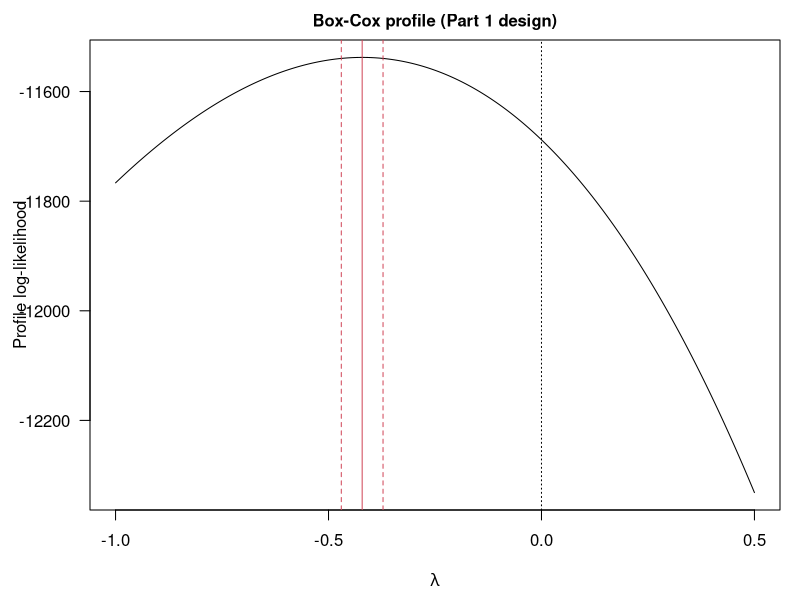
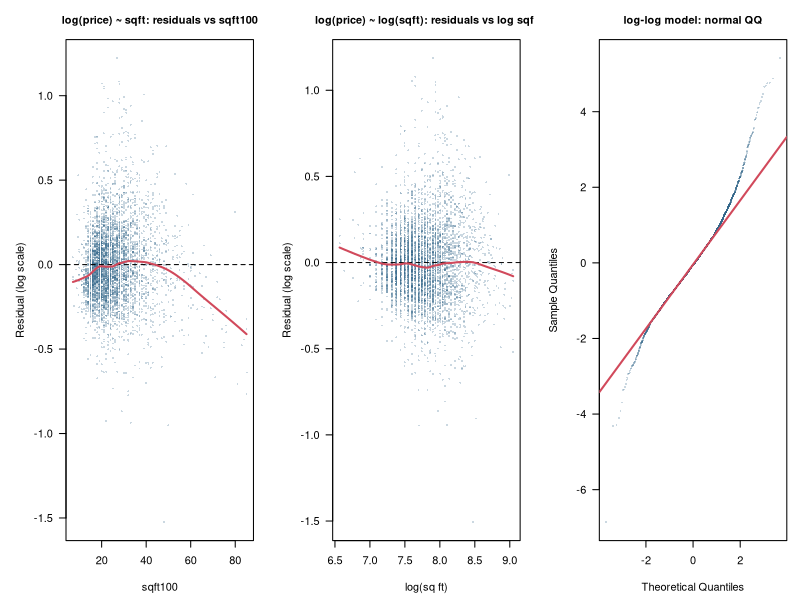
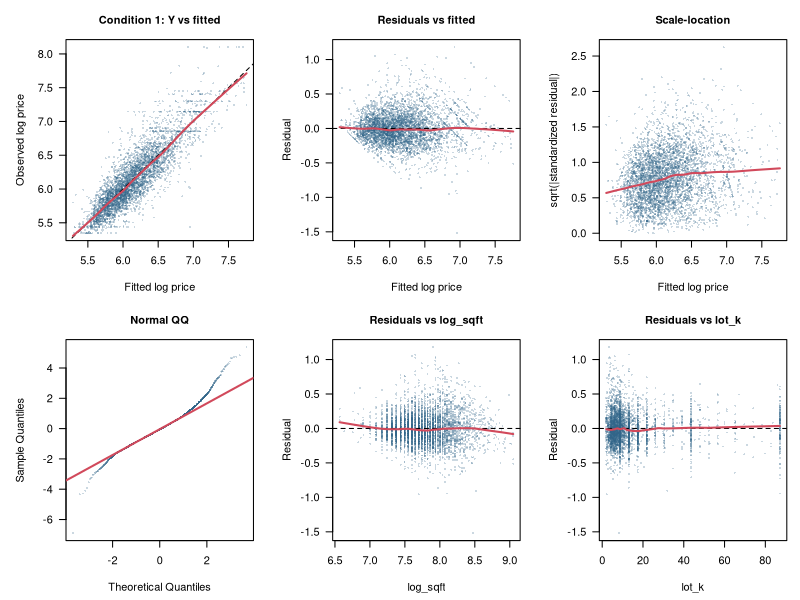
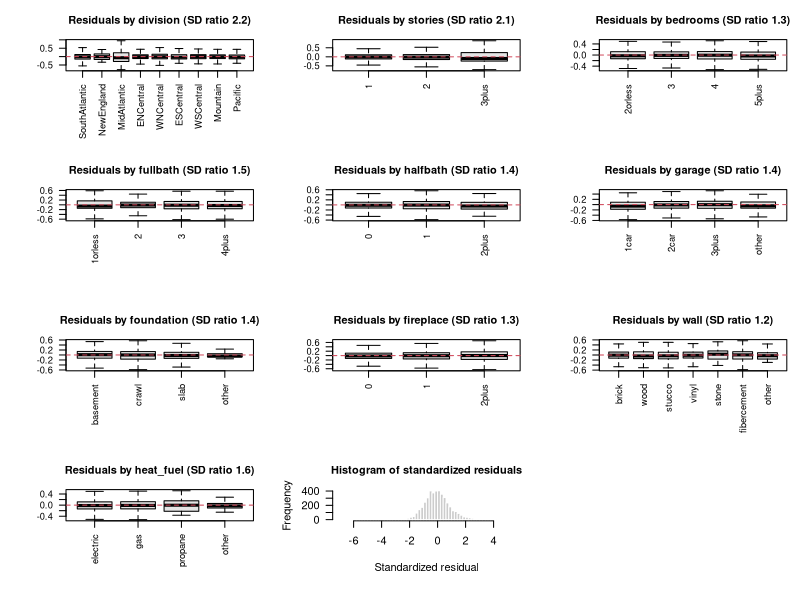
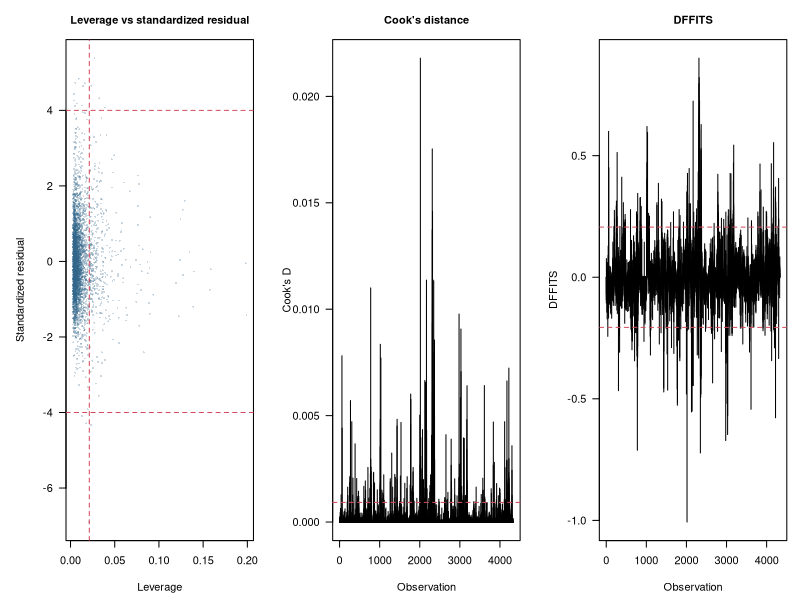
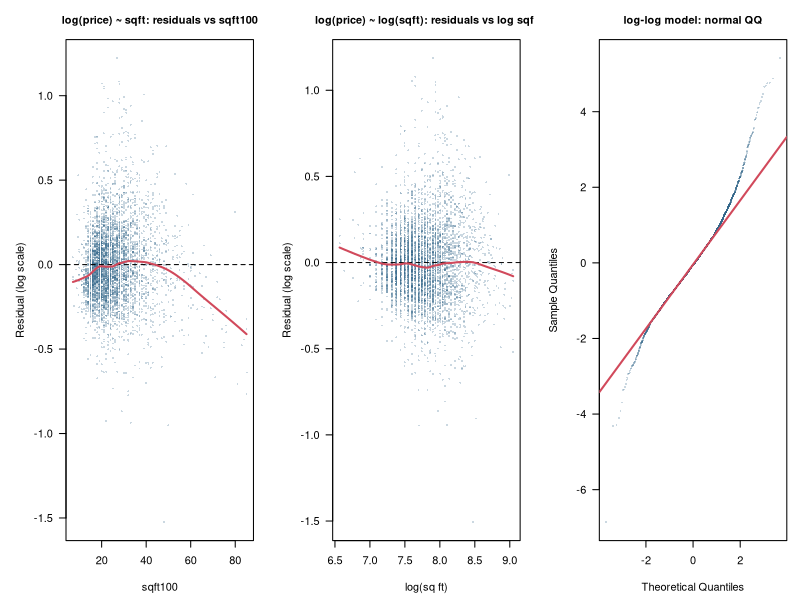
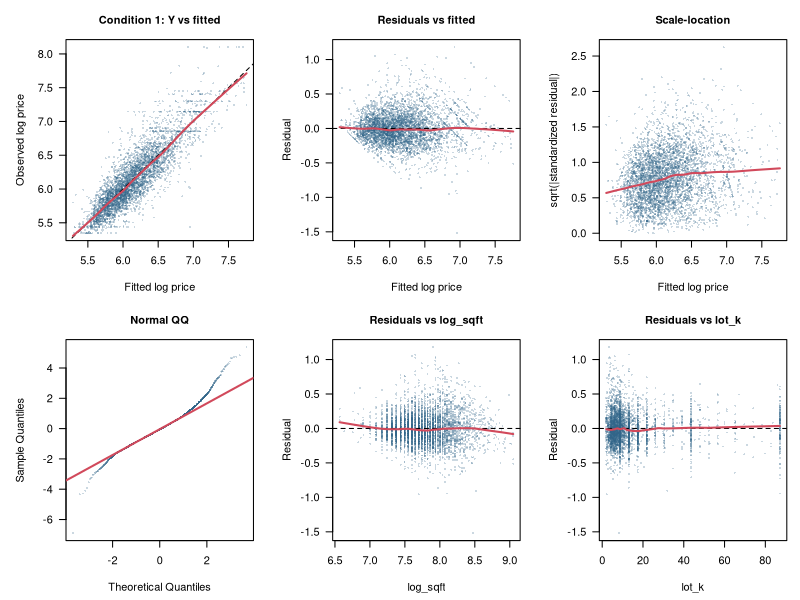
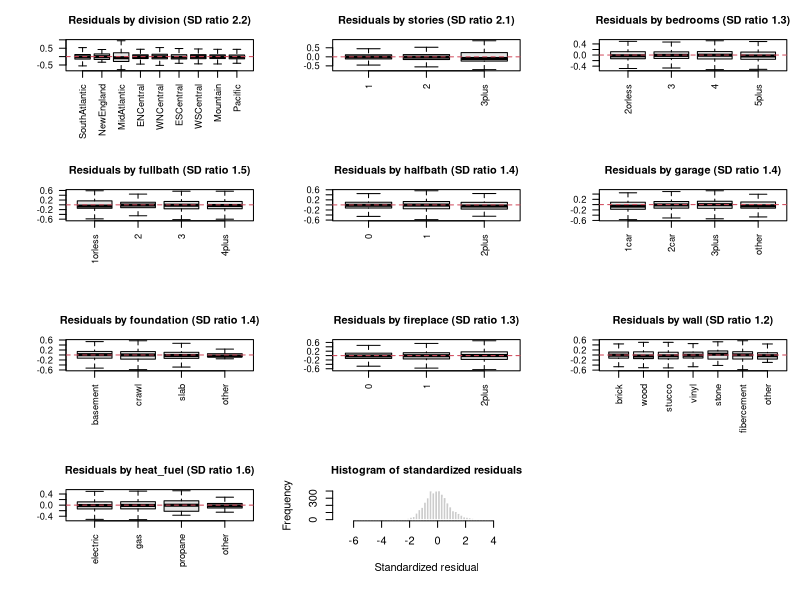

Reproduce these figures in R, in order.
## ---- chunk 1
knitr::opts_chunk$set(echo = TRUE, message = FALSE, warning = FALSE,
                      fig.align = "center", comment = "#>")
options(width = 110)
## ---- chunk 2
library(MASS)       # boxcox()
library(car)        # vif()
library(sandwich)   # vcovHC(), vcovCL()
library(lmtest)     # coeftest()
set.seed(302)
dir.create("figures", showWarnings = FALSE)
## ---- chunk 3
division_levels <- c("SouthAtlantic", "NewEngland", "MidAtlantic", "ENCentral", "WNCentral",
                     "ESCentral", "WSCentral", "Mountain", "Pacific")
factor_levels <- list(
  division = division_levels, stories = c("1", "2", "3plus"),
  bedrooms = c("2orless", "3", "4", "5plus"), fullbath = c("1orless", "2", "3", "4plus"),
  halfbath = c("0", "1", "2plus"), garage = c("1car", "2car", "3plus", "other"),
  foundation = c("basement", "crawl", "slab", "other"), fireplace = c("0", "1", "2plus"),
  hoa = c("no", "yes"), age_restricted = c("no", "yes"),
  wall = c("brick", "wood", "stucco", "vinyl", "stone", "fibercement", "other"),
  heat_fuel = c("electric", "gas", "propane", "other"), sewer = c("public", "septic"),
  stage = c("completed", "under_constr", "not_started"))
prep <- function(d) {
  for (v in names(factor_levels)) {
    if (v %in% names(d)) d[[v]] <- factor(d[[v]], levels = factor_levels[[v]])
  }
  d$log_price <- log(d$price_k)
  d$log_sqft <- log(d$sqft100 * 100)
  d
}

soc_all <- read.csv("data/cleaned/soc_clean.csv", stringsAsFactors = FALSE)
train <- prep(soc_all[soc_all$split == "train", ])
rm(soc_all)                       # test rows are discarded here and never used below
n <- nrow(train)
n
## ---- chunk 4
skew <- function(x) { z <- x - mean(x); mean(z^3) / mean(z^2)^1.5 }
exkurt <- function(x) { z <- x - mean(x); mean(z^4) / mean(z^2)^2 - 3 }
bp_koenker <- function(m, e = resid(m), X = model.matrix(m)) {   # Koenker (studentized) BP
  e2 <- e^2; aux <- lm.fit(X, e2)
  r2 <- 1 - sum(aux$residuals^2) / sum((e2 - mean(e2))^2)
  LM <- length(e2) * r2; df <- ncol(X) - 1
  c(LM = LM, df = df, p = pchisq(LM, df, lower.tail = FALSE))
}
r2 <- function(m) summary(m)$r.squared
adjr2 <- function(m) summary(m)$adj.r.squared
# nested F test (classical) and HC3 Wald F test for the terms that differ between two models
pf_test <- function(full, red) {
  a <- anova(red, full)
  c(F = a$F[2], df = a$Df[2], p = a[2, "Pr(>F)"], dR2 = r2(full) - r2(red))
}
# HC3 covariance. Identical to vcovHC(m, type = "HC3") except that an observation with leverage 1
# (its residual is exactly 0 and e/(1-h) is 0/0) contributes 0 to the "meat" instead of NaN.
# This only matters in the division x fullbath confounding check, where one division-by-bathroom
# cell contains a single house.
vcov_hc3 <- function(m) {
  vcovHC(m, omega = function(residuals, diaghat, df)
    ifelse(diaghat > 1 - 1e-10, 0, residuals^2 / (1 - diaghat)^2))
}
fp <- function(p) formatC(p, format = "e", digits = 2)       # p-values for tables
# HC3 Wald F test that the coefficients in `full` but not in `red` are all zero. Written out by hand
# (same as lmtest::waldtest(full, red, vcov = vcovHC(full, "HC3"), test = "F")) because waldtest()
# refuses models with aliased (NA) coefficients, which occur in one confounding check below.
hc3_test <- function(full, red) {
  b <- coef(full); b <- b[!is.na(b)]
  V <- vcov_hc3(full)[names(b), names(b)]
  tt <- setdiff(names(b), names(coef(red))[!is.na(coef(red))])
  q <- length(tt)
  Fs <- drop(t(b[tt]) %*% solve(V[tt, tt]) %*% b[tt]) / q
  c(F = Fs, df = q, p = pf(Fs, q, df.residual(full), lower.tail = FALSE))
}
# slope of the focal variable in each division: beta_X + beta_{X:division_g}
div_slopes <- function(m, x, V = vcov(m), df = df.residual(m)) {
  b <- coef(m)
  t(sapply(division_levels, function(g) {
    L <- setNames(numeric(length(b)), names(b)); L[x] <- 1
    if (g != "SouthAtlantic") L[paste0(x, ":division", g)] <- 1
    est <- sum(L * b); se <- sqrt(drop(t(L) %*% V %*% L)); tq <- qt(0.975, df)
    c(est = est, se = se, lower = est - tq * se, upper = est + tq * se,
      p = 2 * pt(-abs(est / se), df))
  }))
}
icc_oneway <- function(r, g) {                   # one-way ANOVA ICC estimator
  g <- factor(g); k <- nlevels(g); N <- length(r); ni <- as.numeric(table(g))
  gm <- tapply(r, g, mean)
  msb <- sum(ni * (gm - mean(r))^2) / (k - 1)
  msw <- sum((r - gm[as.character(g)])^2) / (N - k)
  n0 <- (N - sum(ni^2) / N) / (k - 1)
  (msb - msw) / (msb + (n0 - 1) * msw)
}
fig_out <- function(name, width, height, draw) {
  png(file.path("figures", name), width = width, height = height, units = "in", res = 200)
  draw(); invisible(dev.off()); draw()
}
pt_col <- adjustcolor("#33658a", alpha.f = 0.25); ln_col <- "#d1495b"
## ---- chunk 5
ctrl_all <- "lot_k + stories + bedrooms + fullbath + halfbath + garage + foundation + fireplace + hoa + age_restricted + wall + heat_fuel + sewer + stage + sale_month"
f1 <- as.formula(paste("price_k ~ sqft100 * division +", ctrl_all))
m1 <- lm(f1, data = train)
m1_noint <- update(m1, . ~ . - sqft100:division)
m1_noX <- update(m1, . ~ . - sqft100:division - sqft100)
p1_int_F <- pf_test(m1, m1_noint)
p1_int_hc3 <- hc3_test(m1, m1_noint)
rbind(partial_F = p1_int_F[c("F", "df", "p")], HC3_Wald = p1_int_hc3)
slopes_p1 <- div_slopes(m1, "sqft100")
slopes_p1_hc3 <- div_slopes(m1, "sqft100", V = vcov_hc3(m1))
knitr::kable(data.frame(round(slopes_p1[, 1:4], 2), se_HC3 = round(slopes_p1_hc3[, "se"], 2),
                        p_HC3 = fp(slopes_p1_hc3[, "p"])),
             caption = "Part 1 模型各 division 的面积斜率（千美元 / 100 sqft）")
## ---- chunk 6
# y = TRUE stores the response so that boxcox() does not need to re-fit the model
bc <- boxcox(lm(f1, data = train, y = TRUE), lambda = seq(-1, 0.5, by = 0.001), plotit = FALSE)
lambda_hat <- bc$x[which.max(bc$y)]
lambda_ci <- range(bc$x[bc$y > max(bc$y) - qchisq(0.95, 1) / 2])
# exact maximiser of the same profile log-likelihood
X1 <- model.matrix(m1); y1 <- train$price_k; qr1 <- qr(X1)
bc_ll <- function(l) {
  yt <- if (abs(l) < 1e-12) log(y1) else (y1^l - 1) / l
  -n / 2 * log(sum(qr.resid(qr1, yt)^2)) + (l - 1) * sum(log(y1))
}
lambda_exact <- optimize(bc_ll, c(-1, 0.5), maximum = TRUE, tol = 1e-10)$maximum
c(lambda_grid = lambda_hat, ci_low = lambda_ci[1], ci_high = lambda_ci[2], lambda_exact = lambda_exact)
par(mar = c(4.5, 4.5, 2, 1), las = 1)
plot(bc$x, bc$y, type = "l", xlab = expression(lambda), ylab = "Profile log-likelihood",
     main = "Box-Cox profile (Part 1 design)", cex.main = 1)
abline(v = c(lambda_hat, lambda_ci), lty = c(1, 2, 2), col = ln_col)
abline(v = 0, lty = 3)
## ---- chunk 7
train$bc_m05 <- -2 * (train$price_k^-0.5 - 1)      # Box-Cox lambda = -0.5, increasing in price
f_loglin <- as.formula(paste("log_price ~ sqft100 * division +", ctrl_all))
f_loglog <- as.formula(paste("log_price ~ log_sqft * division +", ctrl_all))
f_bc05   <- as.formula(paste("bc_m05 ~ sqft100 * division +", ctrl_all))
m_loglin <- lm(f_loglin, data = train)
m_loglog <- lm(f_loglog, data = train)
m_bc05   <- lm(f_bc05, data = train)
cmp_row <- function(m) {
  e <- resid(m); bp <- bp_koenker(m)
  c(R2 = r2(m), adjR2 = adjr2(m), BIC = BIC(m), resid_skew = skew(e), resid_exkurt = exkurt(e),
    BP_LM = unname(bp["LM"]), BP_p = unname(bp["p"]),
    int_HC3_p = unname(hc3_test(m, update(m, as.formula(paste(". ~ . -",
                 grep(":division$|:division", attr(terms(m), "term.labels"), value = TRUE)))))["p"]))
}
trans_tab <- rbind(`Part 1: price ~ sqft` = cmp_row(m1), `log(price) ~ sqft` = cmp_row(m_loglin),
                   `log(price) ~ log(sqft)` = cmp_row(m_loglog),
                   `BoxCox(-0.5) ~ sqft` = cmp_row(m_bc05))
trans_show <- data.frame(round(trans_tab[, 1:6], 4), BP_p = fp(trans_tab[, "BP_p"]),
                         int_HC3_p = fp(trans_tab[, "int_HC3_p"]), check.names = FALSE)
knitr::kable(trans_show,
             caption = "变换方案比较（BIC 为 R 的 BIC()，只在同一响应变量之间可比）")

# curvature in floor area on the log scale: add a squared term to the log-linear model
m_loglin_sq <- update(m_loglin, . ~ . + I(sqft100^2))
sq_test <- pf_test(m_loglin_sq, m_loglin)
c(sq_test, coef_sq = unname(coef(m_loglin_sq)["I(sqft100^2)"]))
## ---- chunk 8
draw_trans <- function() {
  par(mfrow = c(1, 3), mar = c(4.5, 5, 3, 1), las = 1)
  plot(train$sqft100, resid(m_loglin), pch = 16, cex = 0.4, col = pt_col,
       xlab = "sqft100", ylab = "Residual (log scale)", main = "log(price) ~ sqft: residuals vs sqft100",
       cex.main = 1)
  abline(h = 0, lty = 2); lines(lowess(train$sqft100, resid(m_loglin), f = 0.3), col = ln_col, lwd = 2)
  plot(train$log_sqft, resid(m_loglog), pch = 16, cex = 0.4, col = pt_col,
       xlab = "log(sq ft)", ylab = "Residual (log scale)", main = "log(price) ~ log(sqft): residuals vs log sqft",
       cex.main = 1)
  abline(h = 0, lty = 2); lines(lowess(train$log_sqft, resid(m_loglog), f = 0.3), col = ln_col, lwd = 2)
  qqnorm(rstandard(m_loglog), pch = 16, cex = 0.4, col = pt_col, main = "log-log model: normal QQ",
         cex.main = 1)
  qqline(rstandard(m_loglog), col = ln_col, lwd = 2)
}
fig_out("part2_transform_check.png", 12, 4, draw_trans)
## ---- chunk 9
vif_tab <- function(m) {
  v <- suppressMessages(vif(m, type = "terms"))
  v <- if (is.matrix(v)) v else cbind(GVIF = v, Df = 1, `GVIF^(1/(2*Df))` = sqrt(v))
  v[order(-v[, 3]), , drop = FALSE]
}
m1_main <- update(m1, . ~ . - sqft100:division)
m_loglog_main <- update(m_loglog, . ~ . - log_sqft:division)
train$log_sqft_c <- train$log_sqft - mean(train$log_sqft)
m_loglog_c <- lm(as.formula(paste("log_price ~ log_sqft_c * division +", ctrl_all)), data = train)
knitr::kable(head(vif_tab(m1_main), 5), digits = 3, caption = "Part 1 模型（只含主效应）")
knitr::kable(head(vif_tab(m1), 4), digits = 3, caption = "Part 1 模型（含交互）")
knitr::kable(head(vif_tab(m_loglog_main), 4), digits = 3, caption = "log–log 模型（只含主效应）")
knitr::kable(head(vif_tab(m_loglog), 4), digits = 3, caption = "log–log 模型（含交互，未中心化）")
knitr::kable(head(vif_tab(m_loglog_c), 4), digits = 3, caption = "log–log 模型（含交互，log 面积中心化）")
## ---- chunk 10
d1 <- drop1(m_loglog, scope = ~ stories + bedrooms + fullbath + halfbath + garage + foundation +
              fireplace + hoa + age_restricted + wall + heat_fuel + sewer + stage + sale_month + lot_k,
            test = "F")
d1[order(-d1[, "Pr(>F)"]), ]
# the research-question terms: interaction, and X + interaction
rbind(interaction = pf_test(m_loglog, update(m_loglog, . ~ . - log_sqft:division)),
      area_and_interaction = pf_test(m_loglog, update(m_loglog, . ~ . - log_sqft:division - log_sqft)))
## ---- chunk 11
lower_f <- ~ log_sqft * division + lot_k
sel_aic <- step(m_loglog, scope = list(lower = lower_f, upper = formula(m_loglog)),
                direction = "backward", k = 2, trace = 0)
sel_bic <- step(m_loglog, scope = list(lower = lower_f, upper = formula(m_loglog)),
                direction = "backward", k = log(n), trace = 0)
sel_aic$anova
sel_bic$anova

# replay each path: partial F of the dropped term, R^2 and adj R^2 after each step
replay <- function(start, path, k) {
  drops <- sub("^- ", "", as.character(path$Step[-1]))
  cur <- start
  out <- data.frame(step = 0, dropped = "(full log-log model)", criterion = extractAIC(cur, k = k)[2],
                    BIC_R = BIC(cur), df = NA, F = NA, p = NA, R2 = r2(cur), adjR2 = adjr2(cur))
  for (i in seq_along(drops)) {
    new <- update(cur, as.formula(paste(". ~ . -", drops[i])))
    a <- anova(new, cur)
    out <- rbind(out, data.frame(step = i, dropped = drops[i], criterion = extractAIC(new, k = k)[2],
                                 BIC_R = BIC(new), df = a$Df[2], F = a$F[2], p = a[2, "Pr(>F)"],
                                 R2 = r2(new), adjR2 = adjr2(new)))
    cur <- new
  }
  out
}
hist_bic <- replay(m_loglog, sel_bic$anova, log(n))
hist_aic <- replay(m_loglog, sel_aic$anova, 2)
knitr::kable(hist_bic, digits = c(0, 0, 3, 3, 0, 3, 5, 5, 5),
             caption = "BIC 后向选择每一步（criterion = extractAIC(k = log n)，即 step() 实际最小化的量）")
knitr::kable(hist_aic, digits = c(0, 0, 3, 3, 0, 3, 5, 5, 5), caption = "AIC 后向选择每一步")

# joint partial F: are the BIC-dropped terms jointly needed?
anova(sel_bic, m_loglog)
## ---- chunk 12
ctrl_fin <- "lot_k + stories + bedrooms + fullbath + halfbath + garage + foundation + fireplace + wall + heat_fuel"
f_final <- as.formula(paste("log_price ~ log_sqft * division +", ctrl_fin))
m2 <- lm(f_final, data = train)
stopifnot(setequal(attr(terms(m2), "term.labels"), attr(terms(sel_bic), "term.labels")))
m2_noint <- update(m2, . ~ . - log_sqft:division)
m2_noX <- update(m2, . ~ . - log_sqft:division - log_sqft)
s2 <- summary(m2)
c(coefficients = length(coef(m2)), R2 = s2$r.squared, adjR2 = s2$adj.r.squared, sigma = s2$sigma,
  F = unname(s2$fstatistic[1]))
p2_int_F <- pf_test(m2, m2_noint); p2_int_hc3 <- hc3_test(m2, m2_noint); p2_X <- pf_test(m2, m2_noX)
rbind(partial_F = p2_int_F[c("F", "df", "p")], HC3_Wald = p2_int_hc3)
c(dR2_interaction = unname(p2_int_F["dR2"]), dR2_area_and_interaction = unname(p2_X["dR2"]))

el <- div_slopes(m2, "log_sqft")
el_hc3 <- div_slopes(m2, "log_sqft", V = vcov_hc3(m2))
el_tab <- data.frame(n = as.vector(table(train$division)[division_levels]), elasticity = el[, "est"],
                     lower95 = el[, "lower"], upper95 = el[, "upper"], se_HC3 = el_hc3[, "se"],
                     p_HC3 = fp(el_hc3[, "p"]), pct_price_per_10pct_area = 100 * (1.1^el[, "est"] - 1))
knitr::kable(el_tab, digits = c(0, 3, 3, 3, 3, 0, 2), caption = "最终模型：各 division 的面积弹性")

ci2 <- confint(m2)
final_coef <- data.frame(term = names(coef(m2)), estimate = coef(m2), se = s2$coefficients[, 2],
                         lower95 = ci2[, 1], upper95 = ci2[, 2],
                         se_HC3 = sqrt(diag(vcov_hc3(m2))), row.names = NULL)
knitr::kable(final_coef, digits = 4, caption = "最终模型全部 46 个系数")
## ---- chunk 13
m2_c <- lm(as.formula(paste("log_price ~ log_sqft_c * division +", ctrl_fin)), data = train)
knitr::kable(head(vif_tab(m2_noint), 4), digits = 3, caption = "最终模型（只含主效应）")
knitr::kable(head(vif_tab(m2), 4), digits = 3, caption = "最终模型（含交互，未中心化）")
knitr::kable(head(vif_tab(m2_c), 4), digits = 3, caption = "最终模型（含交互，log 面积中心化）")
c(max_abs_diff_fitted_centred_vs_not = max(abs(fitted(m2_c) - fitted(m2))))
## ---- chunk 14
e2 <- resid(m2); yhat2 <- fitted(m2); r2s <- rstandard(m2)
draw_final <- function() {
  par(mfrow = c(2, 3), mar = c(4.5, 5, 3, 1), las = 1)
  plot(yhat2, train$log_price, pch = 16, cex = 0.4, col = pt_col, xlab = "Fitted log price",
       ylab = "Observed log price", main = "Condition 1: Y vs fitted", cex.main = 1)
  abline(0, 1, lty = 2); lines(lowess(yhat2, train$log_price, f = 0.3), col = ln_col, lwd = 2)
  plot(yhat2, e2, pch = 16, cex = 0.4, col = pt_col, xlab = "Fitted log price", ylab = "Residual",
       main = "Residuals vs fitted", cex.main = 1)
  abline(h = 0, lty = 2); lines(lowess(yhat2, e2, f = 0.3), col = ln_col, lwd = 2)
  plot(yhat2, sqrt(abs(r2s)), pch = 16, cex = 0.4, col = pt_col, xlab = "Fitted log price",
       ylab = "sqrt(|standardized residual|)", main = "Scale-location", cex.main = 1)
  lines(lowess(yhat2, sqrt(abs(r2s)), f = 0.3), col = ln_col, lwd = 2)
  qqnorm(r2s, pch = 16, cex = 0.4, col = pt_col, main = "Normal QQ", cex.main = 1)
  qqline(r2s, col = ln_col, lwd = 2)
  for (v in c("log_sqft", "lot_k")) {
    plot(train[[v]], e2, pch = 16, cex = 0.4, col = pt_col, xlab = v, ylab = "Residual",
         main = paste("Residuals vs", v), cex.main = 1)
    abline(h = 0, lty = 2); lines(lowess(train[[v]], e2, f = 0.3), col = ln_col, lwd = 2)
  }
}
fig_out("part2_final_residuals.png", 12, 7.6, draw_final)
## ---- chunk 15
cat_fin <- c("division", "stories", "bedrooms", "fullbath", "halfbath", "garage", "foundation",
             "fireplace", "wall", "heat_fuel")
sd_ratio2 <- sapply(cat_fin, function(v) { s <- tapply(e2, train[[v]], sd); max(s) / min(s) })
draw_final_box <- function() {
  par(mfrow = c(4, 3), mar = c(6, 5, 3, 1))
  for (v in cat_fin) {
    boxplot(e2 ~ train[[v]], outline = FALSE, las = 2, cex.axis = 0.85, xlab = "", ylab = "",
            col = "grey90", main = sprintf("Residuals by %s (SD ratio %.1f)", v, sd_ratio2[v]),
            cex.main = 1)
    abline(h = 0, col = ln_col, lty = 2)
  }
  hist(r2s, breaks = 80, col = "grey80", border = "white", xlab = "Standardized residual",
       main = "Histogram of standardized residuals", cex.main = 1)
}
fig_out("part2_final_resid_by_categorical.png", 12, 13, draw_final_box)
round(sd_ratio2, 2)
## ---- chunk 16
infl_table <- function(m, focal) {
  N <- nobs(m); p <- length(coef(m))
  h <- hatvalues(m); r <- rstandard(m); cd <- cooks.distance(m); dff <- dffits(m)
  dfb <- dfbetas(m)[, focal, drop = FALSE]
  base <- data.frame(
    measure = c("leverage h_ii", "|standardized residual|", "Cook's D", "Cook's D", "|DFFITS|"),
    cutoff_rule = c("2p/n", "4", "4/n", "F(0.5; p, n-p)", "2*sqrt(p/n)"),
    cutoff = c(2 * p / N, 4, 4 / N, qf(0.5, p, N - p), 2 * sqrt(p / N)),
    n_beyond = c(sum(h > 2 * p / N), sum(abs(r) > 4), sum(cd > 4 / N), sum(cd > qf(0.5, p, N - p)),
                 sum(abs(dff) > 2 * sqrt(p / N))),
    max_value = c(max(h), max(abs(r)), max(cd), max(cd), max(abs(dff))))
  fb <- data.frame(measure = paste("|DFBETAS|", focal), cutoff_rule = "2/sqrt(n)",
                   cutoff = 2 / sqrt(N), n_beyond = colSums(abs(dfb) > 2 / sqrt(N)),
                   max_value = apply(abs(dfb), 2, max), row.names = NULL)
  rbind(base, fb)
}
focal1 <- c("sqft100", paste0("sqft100:division", division_levels[-1]))
focal2 <- c("log_sqft", paste0("log_sqft:division", division_levels[-1]))
infl1 <- infl_table(m1, focal1); infl2 <- infl_table(m2, focal2)
knitr::kable(infl1, digits = 4, caption = "Part 1 模型（原始售价）")
knitr::kable(infl2, digits = 4, caption = "最终模型（log–log）")
## ---- chunk 17
draw_infl <- function() {
  N <- nobs(m2); p <- length(coef(m2))
  par(mfrow = c(1, 3), mar = c(4.5, 5, 3, 1), las = 1)
  plot(hatvalues(m2), rstandard(m2), pch = 16, cex = 0.4, col = pt_col, xlab = "Leverage",
       ylab = "Standardized residual", main = "Leverage vs standardized residual", cex.main = 1)
  abline(v = 2 * p / N, h = c(-4, 4), lty = 2, col = ln_col)
  plot(cooks.distance(m2), type = "h", xlab = "Observation", ylab = "Cook's D",
       main = "Cook's distance", cex.main = 1)
  abline(h = 4 / N, lty = 2, col = ln_col)
  plot(dffits(m2), type = "h", xlab = "Observation", ylab = "DFFITS", main = "DFFITS", cex.main = 1)
  abline(h = c(-1, 1) * 2 * sqrt(p / N), lty = 2, col = ln_col)
}
fig_out("part2_final_influence.png", 12, 4, draw_infl)
## ---- chunk 18
gvif_max <- function(m) max(vif_tab(m)[, 3])
ba_row <- function(m, m_noint, m_noX, int_term) {
  e <- resid(m); bp <- bp_koenker(m); pf <- pf_test(m, m_noint); h3 <- hc3_test(m, m_noint)
  c(coefficients = length(coef(m)), R2 = r2(m), adjR2 = adjr2(m), resid_skew = skew(e),
    resid_exkurt = exkurt(e), BP_LM = unname(bp["LM"]), max_cooks_D = max(cooks.distance(m)),
    n_abs_std_resid_gt4 = sum(abs(rstandard(m)) > 4), int_partialF_p = unname(pf["p"]),
    int_HC3_p = unname(h3["p"]), dR2_X_and_XxG = r2(m) - r2(m_noX), dR2_interaction = unname(pf["dR2"]),
    max_GVIF_adj_main_effects = gvif_max(m_noint))
}
before_after <- cbind(`Part 1 (raw price)` = ba_row(m1, m1_noint, m1_noX),
                      `Part 2 final (log-log, BIC)` = ba_row(m2, m2_noint, m2_noX))
ba_show <- apply(before_after, 2, function(x) formatC(x, digits = 4, format = "g"))
rownames(ba_show) <- rownames(before_after)
knitr::kable(ba_show, align = "r", caption = "Part 1 与 Part 2 最终模型对比（训练集）")
## ---- chunk 19
V_hc3 <- vcov_hc3(m2)
V_cl <- vcovCL(m2, cluster = train$division, type = "HC1")   # G/(G-1) * (N-1)/(N-K) small-sample factor
int_terms <- paste0("log_sqft:division", division_levels[-1])
ct_ols <- coeftest(m2)[int_terms, ]
ct_hc3 <- coeftest(m2, vcov. = V_hc3)[int_terms, ]
ct_clz <- coeftest(m2, vcov. = V_cl, df = Inf)[int_terms, ]
ct_clt <- coeftest(m2, vcov. = V_cl, df = 8)[int_terms, ]
rob_tab <- data.frame(estimate = ct_ols[, 1], se_OLS = ct_ols[, 2], p_OLS = ct_ols[, 4],
                      se_HC3 = ct_hc3[, 2], p_HC3 = ct_hc3[, 4], se_cluster = ct_clz[, 2],
                      p_cluster_z = ct_clz[, 4], p_cluster_t8 = ct_clt[, 4])
rob_show <- rob_tab
for (j in grep("^p_", names(rob_show))) rob_show[[j]] <- fp(rob_show[[j]])
knitr::kable(rob_show, digits = 4, caption = "交互系数（相对 South Atlantic）")
# joint Wald chi-square with the cluster covariance (8 restrictions, rank <= 8: unreliable)
b_int <- coef(m2)[int_terms]
wald_cl <- drop(t(b_int) %*% solve(V_cl[int_terms, int_terms]) %*% b_int)
c(cluster_joint_wald_chisq = wald_cl, df = 8)

# residual clustering by division (ICC of residuals from a model WITHOUT division terms)
c(ICC_part1_spec_without_division = icc_oneway(resid(update(m1, . ~ . - division - sqft100:division)),
                                              train$division),
  ICC_final_spec_without_division = icc_oneway(resid(update(m2, . ~ . - division - log_sqft:division)),
                                              train$division))
## ---- chunk 20
aux <- lm(abs(resid(m2)) ~ fitted(m2))
w_fgls <- 1 / pmax(fitted(aux), 1e-3)^2
m2w <- lm(f_final, data = train, weights = w_fgls)
m2w_noint <- update(m2w, . ~ . - log_sqft:division)
fgls_F <- anova(m2w_noint, m2w)
bp_w <- bp_koenker(m2w, e = sqrt(w_fgls) * resid(m2w), X = model.matrix(m2w))
c(F = fgls_F$F[2], p = fgls_F[2, "Pr(>F)"], BP_p_weighted_resid = unname(bp_w["p"]),
  ENC_minus_SA = unname(coef(m2w)["log_sqft:divisionENCentral"]),
  Pacific_minus_SA = unname(coef(m2w)["log_sqft:divisionPacific"]))
## ---- chunk 21
alts <- list(
  division_x_lot     = "+ division:lot_k",
  logsqft_x_stories  = "+ log_sqft:stories",
  logsqft_x_garage   = "+ log_sqft:garage",
  logsqft_x_fullbath = "+ log_sqft:fullbath",
  logsqft_x_stage    = "+ log_sqft:stage + stage",
  division_x_fullbath = "+ division:fullbath",
  logsqft_x_lot      = "+ log_sqft:lot_k",
  all_6_as_python    = "+ division:lot_k + log_sqft:stories + log_sqft:garage + log_sqft:fullbath + log_sqft:stage + stage + log_sqft:lot_k",
  all_7_R_extra      = "+ division:lot_k + log_sqft:stories + log_sqft:garage + log_sqft:fullbath + log_sqft:stage + stage + log_sqft:lot_k + division:fullbath")
conf_tab <- t(sapply(alts, function(extra) {
  ma <- lm(as.formula(paste("log_price ~ log_sqft * division +", ctrl_fin, extra)), data = train)
  mr <- update(ma, . ~ . - log_sqft:division)
  ct <- coeftest(ma, vcov. = vcov_hc3(ma))
  c(F_p = unname(pf_test(ma, mr)["p"]), HC3_p = unname(hc3_test(ma, mr)["p"]),
    ENC_minus_SA = ct["log_sqft:divisionENCentral", 1], ENC_HC3_p = ct["log_sqft:divisionENCentral", 4],
    Pac_minus_SA = ct["log_sqft:divisionPacific", 1], Pac_HC3_p = ct["log_sqft:divisionPacific", 4])
}))
conf_show <- data.frame(F_p = fp(conf_tab[, "F_p"]), HC3_p = fp(conf_tab[, "HC3_p"]),
                        ENC_minus_SA = round(conf_tab[, "ENC_minus_SA"], 3),
                        ENC_HC3_p = fp(conf_tab[, "ENC_HC3_p"]),
                        Pac_minus_SA = round(conf_tab[, "Pac_minus_SA"], 3),
                        Pac_HC3_p = fp(conf_tab[, "Pac_HC3_p"]), row.names = rownames(conf_tab))
knitr::kable(conf_show, caption = "替代交互加入后的面积 × division 交互")
## ---- chunk 22
# (a) drop houses whose price was top- or bottom-coded by the Census Bureau
sub <- train[train$slpr_flag == 0, ]
ma <- lm(f_final, data = sub); mr <- update(ma, . ~ . - log_sqft:division)
sens_topcode <- c(n = nrow(sub), R2 = r2(ma), F_p = unname(pf_test(ma, mr)["p"]),
                  HC3_p = unname(hc3_test(ma, mr)["p"]))
# (b) survey-weighted least squares with the SOC sampling weight
mw <- lm(f_final, data = train, weights = weight)
mw_r <- update(mw, . ~ . - log_sqft:division)
aw <- anova(mw_r, mw)
sens_weight <- c(F = aw$F[2], F_p = aw[2, "Pr(>F)"], HC3_p = unname(hc3_test(mw, mw_r)["p"]),
                 ENC_minus_SA = unname(coef(mw)["log_sqft:divisionENCentral"]),
                 WNC_minus_SA = unname(coef(mw)["log_sqft:divisionWNCentral"]),
                 Pacific_minus_SA = unname(coef(mw)["log_sqft:divisionPacific"]))
# (c) the AIC-selected model instead of the BIC-selected one
ma <- sel_aic; mr <- update(ma, . ~ . - log_sqft:division)
sens_aic <- c(R2 = r2(ma), F_p = unname(pf_test(ma, mr)["p"]), HC3_p = unname(hc3_test(ma, mr)["p"]))
list(exclude_topcoded = sens_topcode, sampling_weights = sens_weight, AIC_model = sens_aic)
## ---- chunk 23
# numeric 0/1 indicator (a factor without its main effect would be dummy-coded in full and aliased)
train$midwest <- as.numeric(train$division %in% c("ENCentral", "WNCentral"))
m_mw <- lm(as.formula(paste("log_price ~ log_sqft + division + log_sqft:midwest +", ctrl_fin)),
           data = train)
tm <- "log_sqft:midwest"
V_mw_cl <- vcovCL(m_mw, cluster = train$division, type = "HC1")
mw_tab <- rbind(OLS = coeftest(m_mw)[tm, ],
                HC3 = coeftest(m_mw, vcov. = vcov_hc3(m_mw))[tm, ],
                cluster_z = coeftest(m_mw, vcov. = V_mw_cl, df = Inf)[tm, ],
                cluster_t8 = coeftest(m_mw, vcov. = V_mw_cl, df = 8)[tm, ])
mw_tab
## ---- chunk 24
recode <- function(x, map) unname(map[as.character(x)])
ym <- function(x) (x %/% 100) * 12 + x %% 100
clean_soc <- function(raw, year) {          # identical to Part1_Code.Rmd
  steps <- data.frame(step = character(0), rows_remaining = integer(0))
  add <- function(label, d) { steps[nrow(steps) + 1, ] <<- list(label, nrow(d)); d }
  s <- add(sprintf("All %d SOC records", year), raw)
  s <- add("CAT = 1 (house built for sale)", s[s$CAT == 1, ])
  s <- add(sprintf("Sales contract signed in %d", year),
           s[s$SALE >= year * 100 + 1 & s$SALE <= year * 100 + 12, ])
  s <- add("Sale price reported (SLPR > 0)", s[s$SLPR > 0, ])
  s <- add("Detached (DET = 1) and not in a condominium project (CON = 2)", s[s$DET == 1 & s$CON == 2, ])
  s <- add("Floor area and lot size reported (SQFS > 0, AREA > 0)", s[s$SQFS > 0 & s$AREA > 0, ])
  valid <- list(STOR = 1:3, BEDR = 2:5, FULB = 1:4, HAFB = 0:2, GAR = 1:4, BASE = 1:4, FPLS = 0:2,
                ASSOC = 1:2, AGER = 1:2, WAL1 = c(1, 2, 4:9), FUEL = 1:5, SEWER = 1:3)
  ok <- rep(TRUE, nrow(s))
  for (v in names(valid)) ok <- ok & s[[v]] %in% valid[[v]]
  s <- add("No 'not reported' code in any categorical predictor", s[ok, ])
  list(data = s, steps = steps)
}
construct_soc <- function(s) {              # identical to Part1_Code.Rmd
  sale_m <- ym(s$SALE); strt_m <- ifelse(s$STRT > 0, ym(s$STRT), 1e9)
  comp_m <- ifelse(s$COMP > 0, ym(s$COMP), 1e9)
  data.frame(
    id = s$ID, price_k = s$SLPR / 1000, sqft100 = s$SQFS / 100, lot_k = s$AREA / 1000,
    division = recode(s$DIV, c("1" = "NewEngland", "2" = "MidAtlantic", "3" = "ENCentral",
                               "4" = "WNCentral", "5" = "SouthAtlantic", "6" = "ESCentral",
                               "7" = "WSCentral", "8" = "Mountain", "9" = "Pacific")),
    stories = recode(s$STOR, c("1" = "1", "2" = "2", "3" = "3plus")),
    bedrooms = recode(s$BEDR, c("2" = "2orless", "3" = "3", "4" = "4", "5" = "5plus")),
    fullbath = recode(s$FULB, c("1" = "1orless", "2" = "2", "3" = "3", "4" = "4plus")),
    halfbath = recode(s$HAFB, c("0" = "0", "1" = "1", "2" = "2plus")),
    garage = recode(s$GAR, c("1" = "1car", "2" = "2car", "3" = "3plus", "4" = "other")),
    foundation = recode(s$BASE, c("1" = "basement", "2" = "crawl", "3" = "slab", "4" = "other")),
    fireplace = recode(s$FPLS, c("0" = "0", "1" = "1", "2" = "2plus")),
    hoa = recode(s$ASSOC, c("1" = "yes", "2" = "no")),
    age_restricted = recode(s$AGER, c("1" = "yes", "2" = "no")),
    wall = recode(s$WAL1, c("1" = "wood", "2" = "brick", "4" = "stucco", "5" = "vinyl", "6" = "other",
                            "7" = "stone", "8" = "fibercement", "9" = "other")),
    heat_fuel = recode(s$FUEL, c("1" = "electric", "2" = "gas", "3" = "propane", "4" = "other",
                                 "5" = "other")),
    sewer = recode(s$SEWER, c("1" = "public", "2" = "septic", "3" = "septic")),
    sale_month = s$SALE %% 100,
    stage = ifelse(sale_m < strt_m, "not_started", ifelse(sale_m < comp_m, "under_constr", "completed")),
    slpr_flag = s$SLPR_F, weight = s$WEIGHT, stringsAsFactors = FALSE)
}
cl24 <- clean_soc(read.csv("data/original/soc24.csv"), 2024)
cl24$steps
soc24 <- construct_soc(cl24$data)
stopifnot(!anyNA(soc24))
write.csv(soc24, "data/cleaned/soc2024_clean.csv", row.names = FALSE)
d24 <- prep(soc24)
nrow(d24)
## ---- chunk 25
m24 <- lm(f_final, data = d24); m24_noint <- update(m24, . ~ . - log_sqft:division)
rep_final <- c(n = nobs(m24), R2 = r2(m24), F_p = unname(pf_test(m24, m24_noint)["p"]),
               HC3_p = unname(hc3_test(m24, m24_noint)["p"]))
el24 <- div_slopes(m24, "log_sqft")
rep_final
knitr::kable(cbind(elasticity_2025 = el[, "est"], elasticity_2024 = el24[, "est"],
                   lower95_2024 = el24[, "lower"], upper95_2024 = el24[, "upper"]), digits = 3,
             caption = "最终设定：2025 训练集与 2024 独立样本的面积弹性")
# Part 1 specification (raw price) on 2024
m24raw <- lm(f1, data = d24); m24raw_noint <- update(m24raw, . ~ . - sqft100:division)
m24raw_noX <- update(m24raw, . ~ . - sqft100:division - sqft100)
rep_raw <- c(n = nobs(m24raw), R2 = r2(m24raw), F = unname(pf_test(m24raw, m24raw_noint)["F"]),
             F_p = unname(pf_test(m24raw, m24raw_noint)["p"]),
             HC3_p = unname(hc3_test(m24raw, m24raw_noint)["p"]),
             dR2_X_and_XxG = r2(m24raw) - r2(m24raw_noX))
rep_raw
round(div_slopes(m24raw, "sqft100")[, c("est", "lower", "upper")], 2)
## ---- chunk 26
KR <- list(
  p1_R2 = r2(m1), p1_adjR2 = adjr2(m1), p1_sigma = summary(m1)$sigma,
  p1_F = unname(summary(m1)$fstatistic[1]), p1_int_F = unname(p1_int_F["F"]),
  p1_int_p = unname(p1_int_F["p"]), p1_int_hc3_p = unname(p1_int_hc3["p"]),
  p1_dR2_int = unname(p1_int_F["dR2"]), p1_dR2_X = r2(m1) - r2(m1_noX),
  boxcox_lambda_grid = lambda_hat, boxcox_lambda_exact = lambda_exact,
  boxcox_ci_low = lambda_ci[1], boxcox_ci_high = lambda_ci[2],
  sq_test_F = unname(sq_test["F"]), sq_test_p = unname(sq_test["p"]),
  bic_drop_order = paste(hist_bic$dropped[-1], collapse = ", "),
  aic_drop_order = paste(hist_aic$dropped[-1], collapse = ", "),
  final_R2 = r2(m2), final_adjR2 = adjr2(m2), final_int_p = unname(p2_int_F["p"]),
  final_int_hc3_p = unname(p2_int_hc3["p"]), final_dR2_X = unname(p2_X["dR2"]),
  midwest_est = mw_tab["OLS", 1], midwest_p_hc3 = mw_tab["HC3", 4],
  midwest_p_cluster_z = mw_tab["cluster_z", 4], midwest_p_cluster_t8 = mw_tab["cluster_t8", 4],
  rep2024_n = unname(rep_final["n"]), rep2024_R2 = unname(rep_final["R2"]),
  rep2024_HC3_p = unname(rep_final["HC3_p"]))
str(KR)
## ---- chunk 27
sessionInfo()
